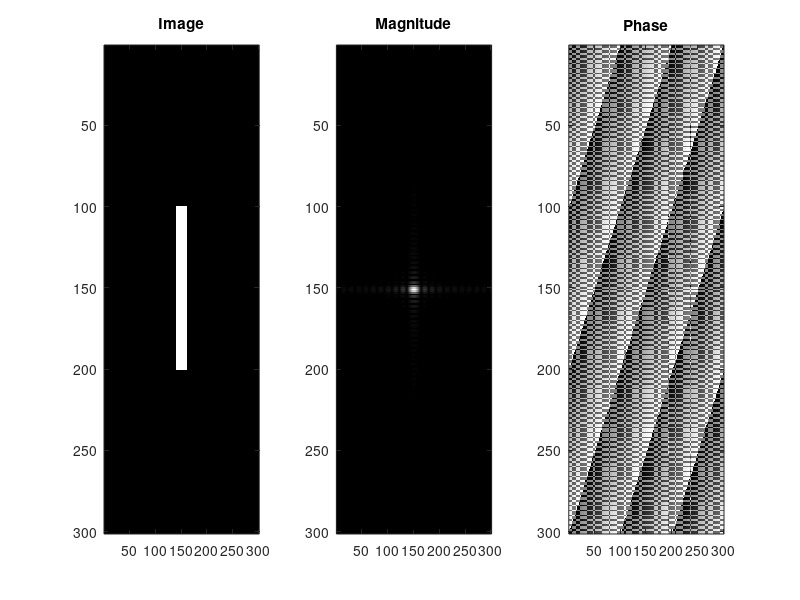
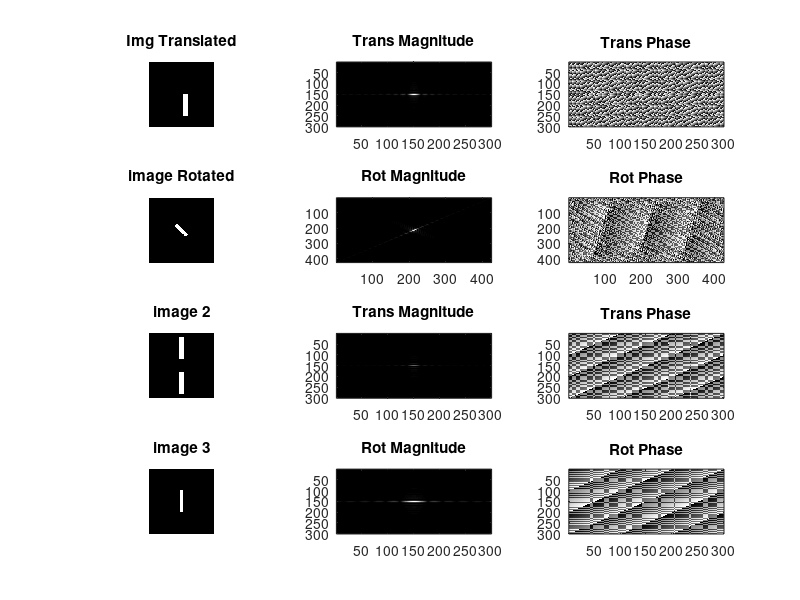
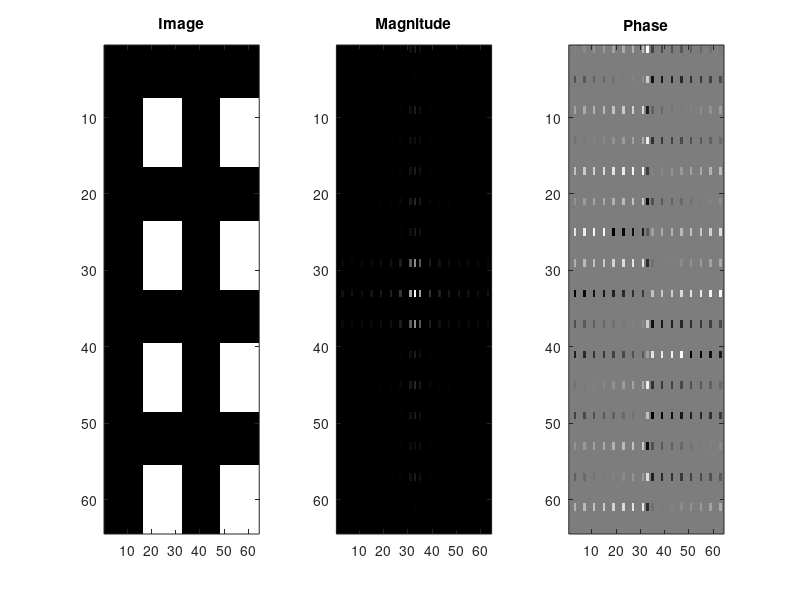
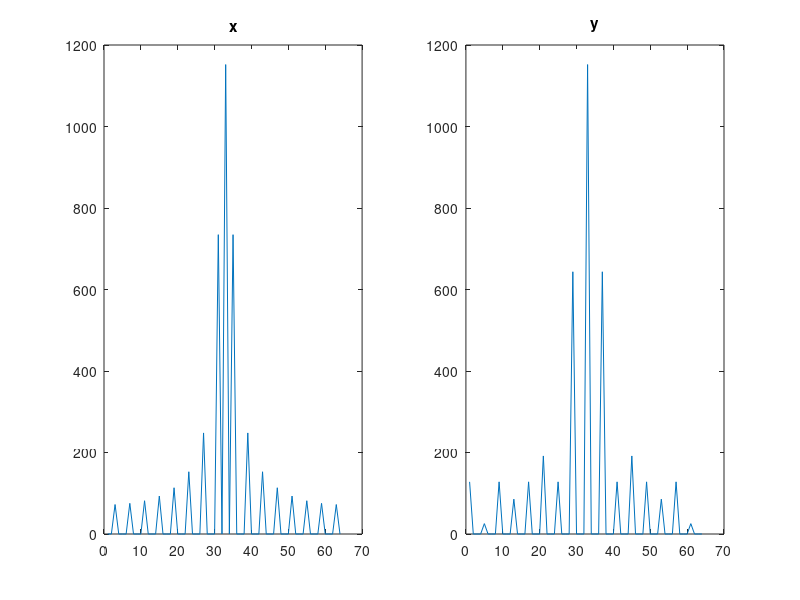

MATLAB code to generate these figures, in order: (Note: this script raises an error after producing the figures.)
%% 1.1 
% Synthetic image
img = zeros(301,301);
img(100:200, 140:160) = 255;
%% 1.2
imgFreq = fftshift(fft2(img));
figure(1);
subplot(131);  imagesc(img); colormap('gray'); title('Image');
subplot(132); imagesc(abs(imgFreq)); colormap('gray'); title('Magnitude');
subplot(133); imagesc(angle(imgFreq)/pi*180); colormap('gray'); title('Phase');

%% 1.3
% translation
imgTrans = zeros(301,301);
imgTrans(150:250, 160:180) = 255;
% Rotation
imgRot = imrotate(img, 45);
% 2 slots
img2 = zeros(301,301);
img2(20:120, 140:160) = 255;
img2(180:280, 140:160) = 255;
%  thiner and taller
img3 = zeros(301,301);
img3(100:200, 145:155) = 255;

imgFreqTrns = fftshift(fft2(imgTrans));
imgFreqRot = fftshift(fft2(imgRot));
imgFreq2 = fftshift(fft2(img2));
imgFreq3 = fftshift(fft2(img3));

figure(2);
subplot(431); imshow(imgTrans); colormap('gray'); title('Img Translated');
subplot(432); imagesc(abs(imgFreqTrns)); colormap('gray'); title('Trans Magnitude');
subplot(433); imagesc(angle(imgFreqTrns)/pi*180); colormap('gray'); title('Trans Phase');

subplot(434); imshow(imgRot); colormap('gray'); title('image Rotated');
subplot(435); imagesc(abs(imgFreqRot)); colormap('gray'); title('Rot Magnitude');
subplot(436); imagesc(angle(imgFreqRot)/pi*180); colormap('gray'); title('Rot Phase');

subplot(437); imshow(img2); colormap('gray'); title('image 2');
subplot(438); imagesc(abs(imgFreq2)); colormap('gray'); title('Trans Magnitude');
subplot(439); imagesc(angle(imgFreq2)/pi*180); colormap('gray'); title('Trans Phase');

subplot(4,3,10); imshow(img3); colormap('gray'); title('image 3');
subplot(4,3,11); imagesc(abs(imgFreq3)); colormap('gray'); title('Rot Magnitude');
subplot(4,3,12); imagesc(angle(imgFreq3)/pi*180); colormap('gray'); title('Rot Phase');

%% 1.4

Im=0;
N=64;
T=1;
Ts=T/N;
Fs=1/Ts;
df=Fs/N;

Im(N/8:N/4,N/4+1:N/2)=1;
Im(1:N/4,N/2+1:N)=Im;
Im(N/4+1:N/2,:) = Im;
Im(N/2+1:3*N/4,:) = Im(1:N/4,:);
Im(3*N/4+1:N,:) = Im(1:N/4,:);

If = fftshift(fft2(Im));
figure;
subplot(131); imagesc(Im); colormap('gray'); title('Image');
subplot(132); imagesc(abs(If)); colormap('gray'); title('Magnitude');
subplot(133); imagesc(angle(If)/pi*180); colormap('gray'); title('Phase');

center = If(N/2+1 , N/2+1)/(N^2);
fprintf('Normalized Center Frequency is: %d \n',center);

%% 1.5
u = N/2+1;
v = N/2+1;

x = abs(If(u,:));
y = abs(If(:,v));

figure;
subplot(121); plot(x); title('x');
subplot(122); plot(y); title('y');

% This output represent cutting the 2D FFT output horizontally and
% vertically to a line (1D FFT) in the middle of the spectrum 
% We can see that cutting horizontally produce a spectrum with higher
% frequencr >> small spacing between peaks, while cutting vertically has a
% slightly bigger spacing between peaks.

%% 1.6
lena = imread('lena-grey.bmp');
lenaSpectrum = fftshift(fft2(lena));
figure;
subplot(131); imagesc(lena); colormap('gray'); title('Image');
subplot(132); imagesc(abs(lenaSpectrum)); colormap('gray'); title('Magnitude');
subplot(133); imagesc(angle(lenaSpectrum)/pi*180); colormap('gray'); title('Phase');

% Reconstruct from the phase
lenaD = im2double(lena);
lenaSpectD = fft2(lenaD);
phase = abs(angle(lenaSpectD)/pi*180); 
reconst = ifft2(phase); 
reconst = im2uint8(reconst);

figure
imshow(reconst) 
title('Reconstructed image from phase');

% Good resources:
% http://stackoverflow.com/questions/7763092/matlab-inverse-fft-from-phase-magnitude-only
% https://fr.mathworks.com/matlabcentral/answers/93573-why-do-i-receive-unexpected-results-when-using-fft2-ifft2-with-a-sequence-of-image-arithmetic-functi

%% 1.7
% Working on lena image .. we need padding to both lena and the filter

h = fspecial('sobel'); % sobel filter
h = h'; %% vertical 
[xs,ys] = size(lena);
Paddedx = 2*xs;  %% the new image after padding will be twice the original
Paddedy = 2*ys;  %% the new image after padding will be twice the original

F = fft2(double(lena), Paddedx, Paddedy);
H = fft2(double(h), Paddedx, Paddedy);
FilteredImage = H.*F;
ffi = abs(ifft2(FilteredImage)); 
ffi = ffi(2:size(lena,1)+1, 2:size(lena,2)+1); % cropped

figure, imshow(ffi,[]), title('Sobel filter in Frequency domain');

% Very good Resource:
% http://www.cs.uregina.ca/Links/class-info/425/Lab5/
% https://fr.mathworks.com/help/images/ref/fspecial.html

